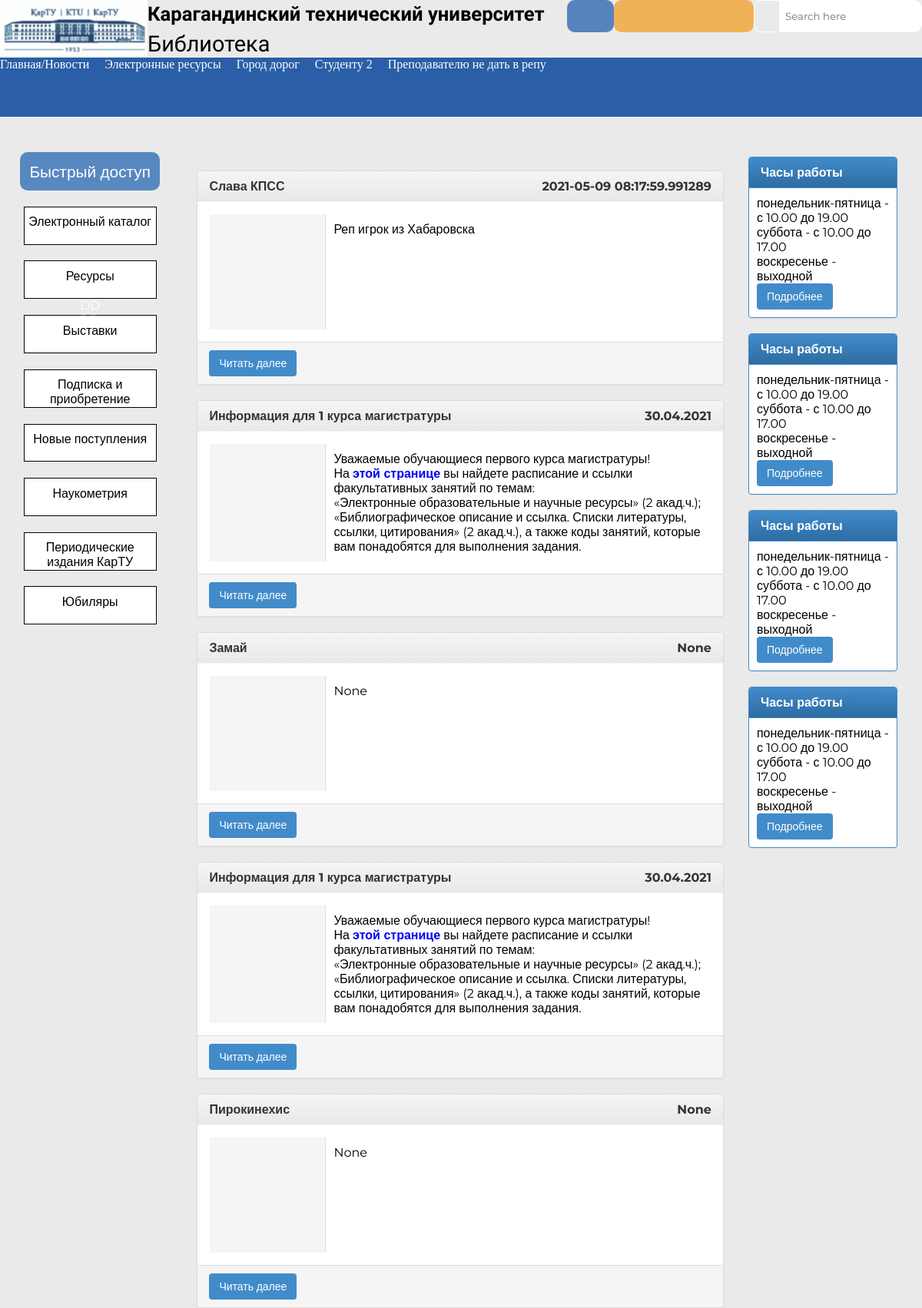
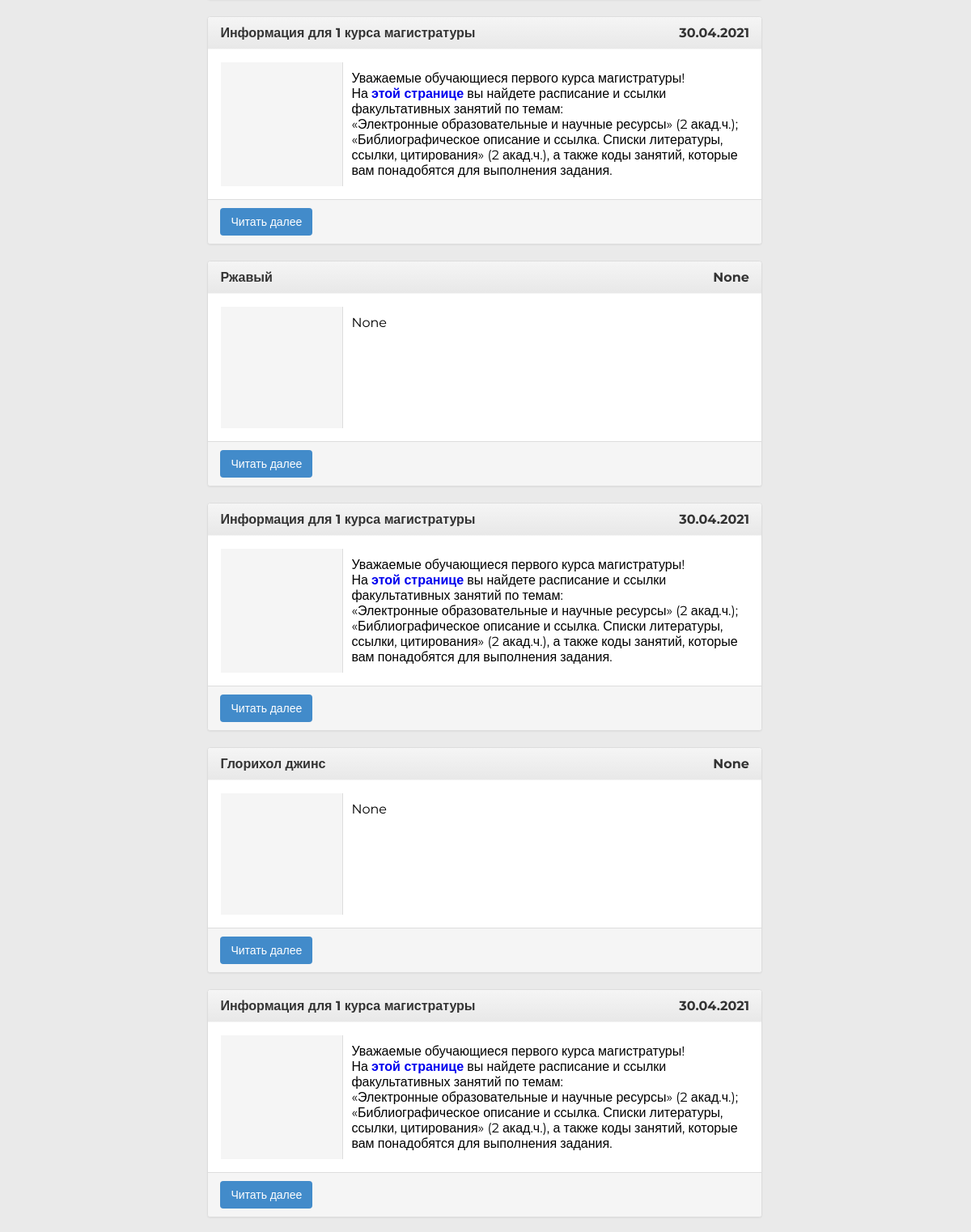
/index (upper part), run on the app's committed database (2 pictures, top to bottom).
### app/models.py (models this page shows)
class Menu(db.Model):
    __tablename__ = 'menu'
    id = Column(Integer(), primary_key=True)
    name = Column(String(250), nullable=False)
    url = Column(String(250), nullable=True)
    url_is_inner = Column(Boolean, default=True)
    is_parent = Column(Boolean, default=True)
    index = Column(Integer, default=None)
    massiv_id = Column(PickleType(), default=None)

class Record(db.Model):
    __tablename__ = 'records'
    id = Column(Integer(), primary_key=True)
    name = Column(String(250), nullable=False, unique=True)
    photo = Column(BLOB)
    description = Column(TEXT)
    text = Column(TEXT)
    category_id = Column(Integer(), db.ForeignKey('categories.id'))
    created_at = Column(DateTime(), default=datetime.utcnow())

### app/public_bp/routes/core.py (the view)
@blueprint.route('/')
@blueprint.route('/index')
def index():
    records = Record.query.all()
    menu = db.session.query(Menu).order_by(Menu.index).all()
    full_nav = dict()
    for el in menu:
        list_submenu = db.session.query(SubMenu).filter_by(menu_parent_id=el.id).order_by(SubMenu.index).all()
        full_nav[el] = list_submenu
    return render_template('public_bp/public_category.html', records=records, menu=full_nav)

### app/public_bp/templates/public_bp/public_category.html (shortened to what this page needs)
{% extends 'base_public.html' %}
{% block hnavbar %}
<nav class="topnav">
    <ul class="menu">
        {% for el in menu.keys() %}
        <li><a href="{%if el.is_parent%}
        {% else %}
        {{el.url}}
        {%endif%}">{{el.name}}</a>
        </li>
        {% endfor %}
    </ul>
</nav>
{% endblock %}
{% block content %}
{%for record in records%}
<div class="panel panel-default">
    <div class="panel-heading">
        <h3 class="panel-title">
            <div>{{ record.name }}</div>
            <div class="news-block-date">{{ record.created_at }}</div>
        </h3>
    </div>
    <div class="panel-body" style="padding:0;">
        <div class="news_short_block">
            <div class="news_preview"><a class="fancybox preview" href=""
                                         data-fancybox-group="677f2709938efbcd0706ca2ce31bbd55">
                <div
                        style="width:130px;height:130px;display:inline-block;background:url('/media/news/09_11_2020/img_2303.jpg') no-repeat center center;background-size:cover;">
                </div>
            </a></div>
            <div class="news_short_body">
                {{ record.description }}
            </div>
        </div>
    </div>
    <div class="panel-footer"><a class="btn btn-sm btn-primary" href="{{url_for('public.show_record', id=record.id)}}">Читать далее</a></div>
</div>
 <div class="panel panel-default">
                <div class="panel-heading">
                    <h3 class="panel-title">
                        <div>Информация для 1 курса магистратуры</div>
                        <div class="news-block-date">30.04.2021</div>
                    </h3>
                </div>
                <div class="panel-body" style="padding:0;">
                    <div class="news_short_block">
                        <div class="news_preview"><a class="fancybox preview" href="/media/news/09_11_2020/img_2303.jpg"
                                data-fancybox-group="677f2709938efbcd0706ca2ce31bbd55">
                                <div
                                    style="width:130px;height:130px;display:inline-block;background:url('/media/news/09_11_2020/img_2303.jpg') no-repeat center center;background-size:cover;">
                                </div>
                            </a></div>
                        <div class="news_short_body">
                            Уважаемые обучающиеся первого курса магистратуры!<br />
                            На <b><a href="https://lib.herzen.spb.ru/p/shedule1mag" target="_blank">этой
                                    странице</a></b> вы найдете расписание и ссылки факультативных занятий по
                            темам:<br />
                            «Электронные образовательные и научные ресурсы» (2 акад.ч.); «Библиографическое описание и
                            ссылка. Списки литературы, ссылки, цитирования» (2 акад.ч.), а также коды занятий, которые
                            вам понадобятся для выполнения задания.</div>
                    </div>
                </div>
                <div class="panel-footer"><a class="btn btn-sm btn-primary" href="/news/show/878">Читать далее</a></div>
            </div>
{% endfor %}
{% endblock %}

### app/public_bp/static/css/style.css (style rules this page uses)
* { padding: 0; margin: 0; box-sizing: border-box; list-style-type: none; text-decoration: none; font-family: 'Montserrat', sans-serif; }
html { background: #EAEAEA; }
.topnav { position: relative; margin: 0 auto 30px; }
.topnav ul { background: #2A5EA7; }
.topnav ul a { color: #fff; }
.menu { height: 1rem; position: absolute; top: 0; bottom: 0; margin: auto 0; display: flex; justify-content: start; align-content: space-around; padding-left: 1.5rem; list-style: none; margin: 0; padding: 0; }
.menu li { display: inline-block; margin-right: 20px; position: relative; }
.menu li:last-child { margin-right: 0; }
.menu li a { display: block; text-decoration: none; outline: none; font-family: 'Lora', serif; }
.header nav { height: 4.8rem; background: #2A5EA7; }
.panel { box-shadow: 0 1px 2px rgba(0,0,0,.05); margin-bottom: 20px; background-color: #fff; border: 1px solid transparent; border-top-color: transparent; border-right-color: transparent; border-bottom-color: transparent; border-left-color: transparent; border-radius: 4px; }
.panel-default { border-color: #ddd; }
.panel-heading { background-image: linear-gradient(to bottom,#f5f5f5 0,#e8e8e8 100%); background-repeat: repeat-x; color: #333; background-color: #f5f5f5; border-color: #ddd; padding: 10px 15px; border-bottom: 1px solid transparent; border-bottom-color: transparent; border-top-right-radius: 3px; border-top-left-radius: 3px; }
.panel-title { display: flex; justify-content: space-between; margin-top: 0; margin-bottom: 0; font-size: 16px; color: inherit; }
.panel-body { padding: 10px; }
.news_short_block { display: flex; padding: 1rem; min-height: 10rem; }
.news_short_block .news_preview { flex-basis: 150px; background: #f5f5f5; border-right: 1px solid #ddd; }
a.preview { display: inline-block; width: 130px; height: 130px; margin: 10px; }
.news_short_block .news_short_body { flex-grow: 3; padding: 10px; }
.panel-footer { padding: 10px 15px; background-color: #f5f5f5; border-top: 1px solid #ddd; border-bottom-right-radius: 3px; border-bottom-left-radius: 3px; }
.btn-primary { background-image: -webkit-linear-gradient(top,#428bca 0,#2d6ca2 100%); background-image: linear-gradient(to bottom,#428bca 0,#2d6ca2 100%); filter: progid:DXImageTransform.Microsoft.gradient(startColorstr='#ff428bca',endColorstr='#ff2d6ca2',GradientType=0); filter: progid:DXImageTransform.Microsoft.gradient(enabled=false); background-repeat: repeat-x; border-color: #2b669a; color: #fff; background-color: #428bca; border-color: #357ebd; }
.btn-sm, .btn-group-sm > .btn { padding: 5px 10px; font-size: 12px; line-height: 1.5; border-radius: 3px; }
.btn { display: inline-block; margin-bottom: 0; font-weight: 400; text-align: center; vertical-align: middle; cursor: pointer; background-image: none; border: 1px solid transparent; border-top-color: transparent; border-right-color: transparent; border-bottom-color: transparent; border-left-color: transparent; white-space: nowrap; padding: 6px 12px; font-size: 14px; line-height: 1.42857143; border-radius: 4px; -webkit-user-select: none; -moz-user-select: none; -ms-user-select: none; user-select: none; }

### data on the page
Menu: name "Главная/Новости"
Menu: name "Электронные ресурсы"
Menu: name "Город дорог"
Menu: name "Студенту 2"
Menu: name "Преподавателю не дать в репу"
Record: name "Слава КПСС", created_at "2021-05-09 08:17:59.991289", description "Реп игрок из Хабаровска"
Record: name "Замай", created_at "None", description "None"
Record: name "Пирокинехис", created_at "None", description "None"
Record: name "Ржавый", created_at "None", description "None"
Record: name "Глорихол джинс", created_at "None", description "None"
